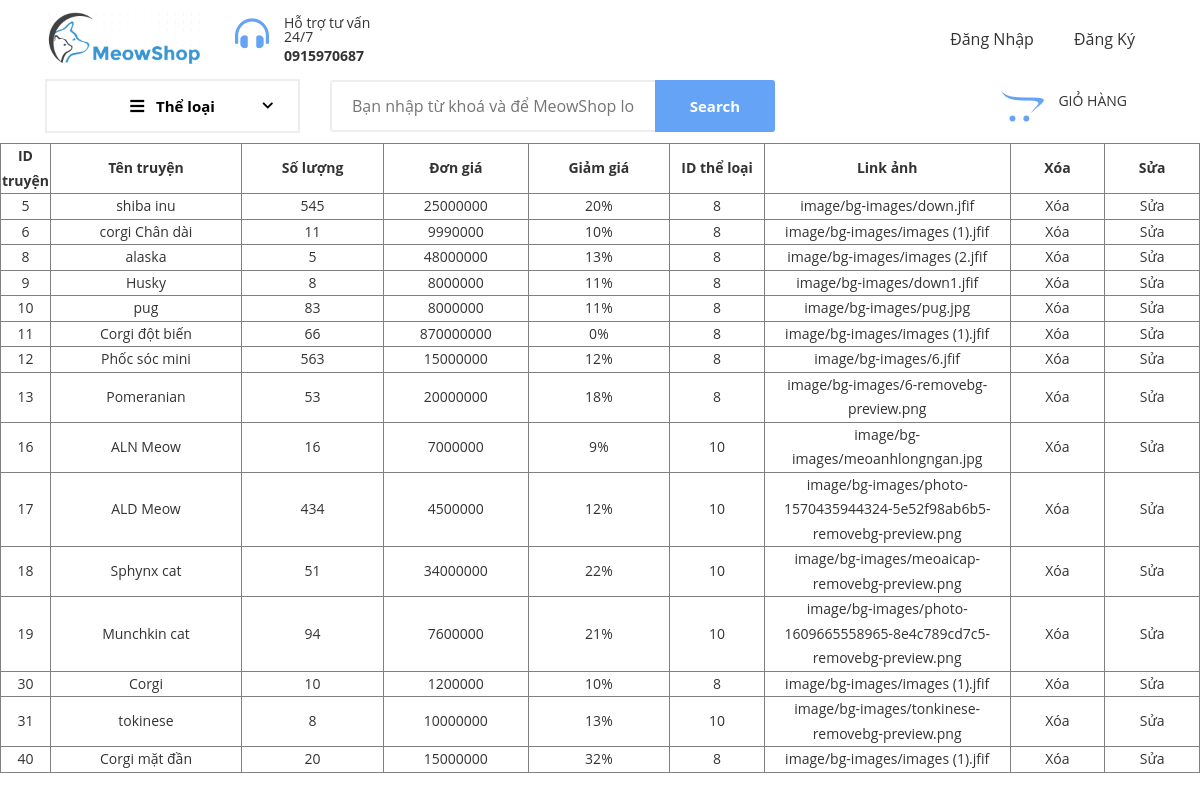
Page /website/hanghoa.php on the committed database.
### tables this page shows
CREATE TABLE `hanghoa` (
  `id` int(11) NOT NULL,
  `tenhang` varchar(200) NOT NULL,
  `soluong` int(11) NOT NULL,
  `dongia` int(11) NOT NULL,
  `iddanhmuc` int(11) NOT NULL,
  `anh` mediumtext NOT NULL,
  `mota` varchar(2000) NOT NULL,
  `giamgia` float NOT NULL
);

### website/hanghoa.php (the view, shortened to what this page needs)
<!DOCTYPE html>
<html lang="zxx">
<head>
    <link rel="stylesheet" type="text/css" media="screen" href="css/plugins.css" />
    <link rel="stylesheet" type="text/css" media="screen" href="css/main.css" />
</head>
<body>
    <div class="site-wrapper" id="top">
        <div class="site-header d-none d-lg-block">
            <?php include "menu.php" ?>
        <table border="1" style="table.center: width: 780px; margin-left: auto; margin-right: auto; text-align: center;">
			<tr>
				<th width="50px">ID truyện</th>
				<th width="200px">Tên truyện</th>
				<th width="150px">Số lượng </th>
				<th width="150px">Đơn giá</th>
				<th width="150px">Giảm giá</th>
				<th width="100px">ID thể loại</th>
				<th width="250px">Link ảnh</th>
				<th width="100px">Xóa</th>
				<th width="100px">Sửa</th>
			</tr>
			<?php
				$conn=mysqli_connect("localhost","root","","banhang");
				if (isset($_GET['iddanhmuc'])) {
				$sql="SELECT * FROM hanghoa WHERE iddanhmuc=".$_GET['iddanhmuc'];
				$ketqua=mysqli_query($conn,$sql);
				}
				else{
					$sql="SELECT * FROM hanghoa ";
				$ketqua=mysqli_query($conn,$sql);
                }
				while ($row = mysqli_fetch_assoc($ketqua)) {
                    $giamgia= $row['giamgia']*100;
					echo '<tr>';
					echo '<td style="width=50%">'.$row['id'].'</td>';
					echo '<td>'.$row['tenhang'].'</td>';
					echo '<td>'.$row['soluong'].'</td>';
                    echo '<td>'.$row['dongia'].'</td>';
                    echo '<td>'.$giamgia.'%</td>';
					echo '<td>'.$row['iddanhmuc'].'</td>';
					echo '<td>'.$row['anh'].'</td>';
					echo '<td><a href="xoahh.php?id='.$row['id'].'">Xóa</a></td>';
					echo '<td><a href="suahh.php?id='.$row['id'].'">Sửa</a></td>';
					echo '</tr>';
				}
			?>
	</table>
    </body>
    </html>

### rows in the picture
hanghoa: id "5", tenhang "shiba inu", soluong "545", dongia "25000000", giamgia "20", iddanhmuc "8", anh "image/bg-images/down.jfif"
hanghoa: id "6", tenhang "corgi Chân dài", soluong "11", dongia "9990000", giamgia "10", iddanhmuc "8", anh "image/bg-images/images (1).jfif"
hanghoa: id "8", tenhang "alaska", soluong "5", dongia "48000000", giamgia "13", iddanhmuc "8", anh "image/bg-images/images (2.jfif"
hanghoa: id "9", tenhang "Husky", soluong "8", dongia "8000000", giamgia "11", iddanhmuc "8", anh "image/bg-images/down1.jfif"
hanghoa: id "10", tenhang "pug", soluong "83", dongia "8000000", giamgia "11", iddanhmuc "8", anh "image/bg-images/pug.jpg"
hanghoa: id "11", tenhang "Corgi đột biến", soluong "66", dongia "870000000", giamgia "0", iddanhmuc "8", anh "image/bg-images/images (1).jfif"
hanghoa: id "12", tenhang "Phốc sóc mini", soluong "563", dongia "15000000", giamgia "12", iddanhmuc "8", anh "image/bg-images/6.jfif"
hanghoa: id "13", tenhang "Pomeranian", soluong "53", dongia "20000000", giamgia "18", iddanhmuc "8", anh "image/bg-images/6-removebg-preview.png"
hanghoa: id "16", tenhang "ALN Meow", soluong "16", dongia "7000000", giamgia "9", iddanhmuc "10", anh "image/bg-images/meoanhlongngan.jpg"
hanghoa: id "17", tenhang "ALD Meow", soluong "434", dongia "4500000", giamgia "12", iddanhmuc "10", anh "image/bg-images/photo-1570435944324-5e52f98ab6b5-removebg-preview.png"
hanghoa: id "18", tenhang "Sphynx cat", soluong "51", dongia "34000000", giamgia "22", iddanhmuc "10", anh "image/bg-images/meoaicap-removebg-preview.png"
hanghoa: id "19", tenhang "Munchkin cat", soluong "94", dongia "7600000", giamgia "21", iddanhmuc "10", anh "image/bg-images/photo-1609665558965-8e4c789cd7c5-removebg-preview.png"
hanghoa: id "30", tenhang "Corgi", soluong "10", dongia "1200000", giamgia "10", iddanhmuc "8", anh "image/bg-images/images (1).jfif"
hanghoa: id "31", tenhang "tokinese", soluong "8", dongia "10000000", giamgia "13", iddanhmuc "10", anh "image/bg-images/tonkinese-removebg-preview.png"
hanghoa: id "40", tenhang "Corgi mặt đần", soluong "20", dongia "15000000", giamgia "32", iddanhmuc "8", anh "image/bg-images/images (1).jfif"
